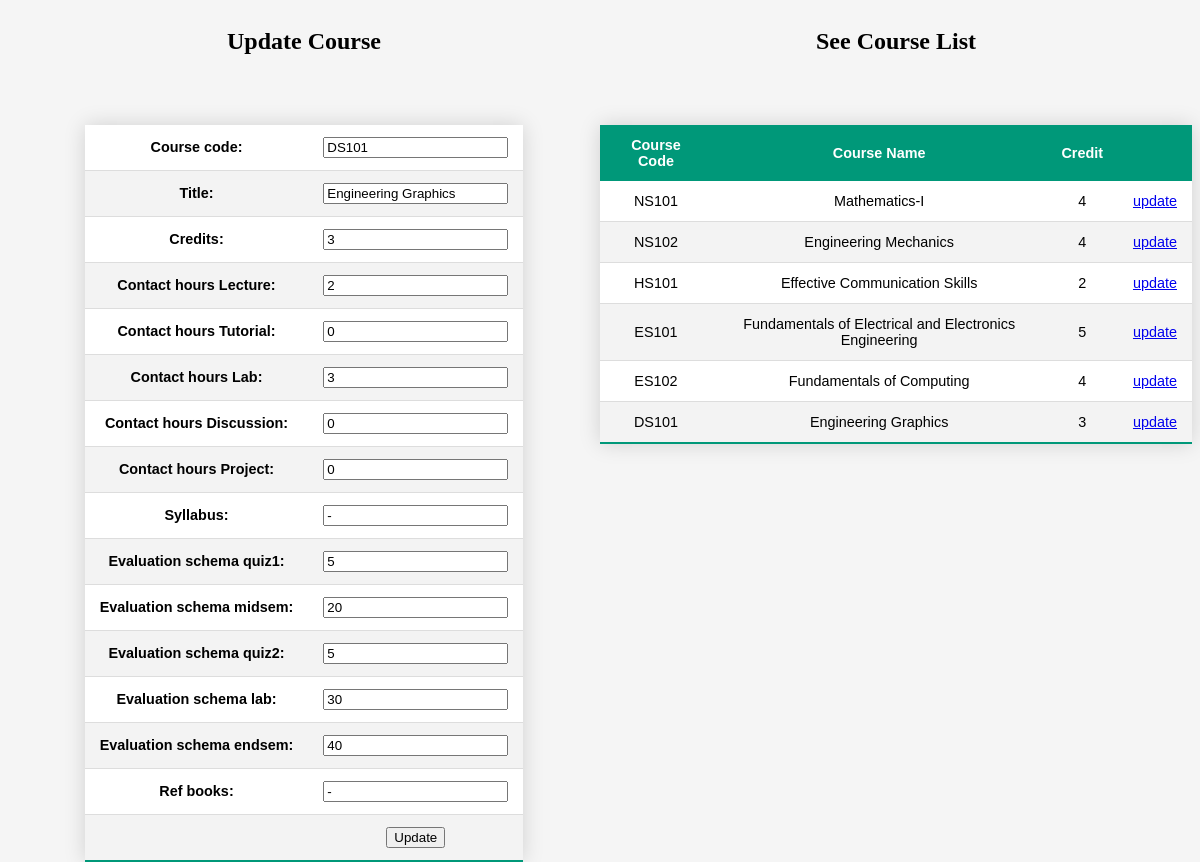
The page /update_course/6 on the database its author committed.
### program_and_curriculum_management/models.py (models this page shows, shortened)
class Courses(models.Model):
    course_code = models.CharField(max_length=10)
    title = models.CharField(max_length=100)
    credits = models.IntegerField(default=0)
    contact_hours_Lecture = models.IntegerField(default=0)
    contact_hours_Tutorial = models.IntegerField(default=0)
    contact_hours_Lab = models.IntegerField(default=0)
    contact_hours_Discussion = models.IntegerField(default=0)
    contact_hours_Project = models.IntegerField(default=0)
    syllabus = models.CharField(max_length=5000)
    evaluation_schema_quiz1 = models.IntegerField(default=0)
    evaluation_schema_midsem = models.IntegerField(default=0)
    evaluation_schema_quiz2 = models.IntegerField(default=0)
    evaluation_schema_lab = models.IntegerField(default=0)
    evaluation_schema_endsem = models.IntegerField(default=0)
    ref_books = models.CharField(max_length=2000)

### program_and_curriculum_management/views.py (the view)
# urls.py: path('update_course/<cour_id>',views.update_course, name='update_course')
def update_course(request,cour_id=0):
    cour = Courses.objects.all()
    cour1 = Courses.objects.get(id=cour_id)
    form = CoursesForm(instance=cour1)
    if request.method == 'POST':
        form = CoursesForm(request.POST, instance=cour1)
        if form.is_valid():
            form.save()
    return render(request,'update_course.html',{'cour':cour, 'form':form})

### program_and_curriculum_management/forms.py
class CoursesForm(ModelForm):
    class Meta:
        model = Courses
        fields = "__all__"

### templates/update_course.html (shortened to what this page needs)
<!DOCTYPE html>
<html>
<head>
    <link rel='stylesheet' type='text/css' media='screen' href='/static/style.css'>
</head>
<body>
    <section>
        <div class="leftside">
            <h2>Update Course</h2>
            <table class="styled-table">
                <form actions="/add_programme" method="POST">
                <tbody>
                    {{ form }}
                    <td></td>
                    <td><input type="Submit" name="Submit" value="Update"></td>
                </tbody>
                </form>
            </table>
        </div>
        <div class="rightside">
            <h2>See Course List</h2>
            <table class="styled-table">
                <thead>
                    <tr>
                        <th>Course Code</th>
                        <th>Course Name</th>
                        <th>Credit</th>
                        <th></th>
                    </tr>
                </thead>
                <tbody>
                    {% for cr in cour %}
                    <tr>
                        <td>{{ cr.course_code }}</td>
                        <td>{{ cr.title }}</td>
                        <td>{{ cr.credits }}</td>
                        <td><a href="{% url 'update_course' cr.id %}">update</a></td>
                    </tr>
                    {% endfor %}
                </tbody>
            </table>
        </div>
    </section>
</body>
</html>

### static/style.css (style rules this page uses)
body { background: whitesmoke; display: block; margin: 8px; }
section { display:flex; }
.leftside { width:55%; height:300px; text-align:center; }
.rightside { width:55%; height:300px; text-align:center; }
.styled-table { border-collapse: collapse; margin: 25px 25px 25px; margin-left: auto; margin-right: auto; margin-top :70px; font-size: 0.9em; font-family: sans-serif; min-width: 400px; box-shadow: 0 0 20px rgba(0, 0, 0, 0.15); }
.styled-table thead tr, .styled-table thead th { background-color: #009879; color: #ffffff; text-align: center; }
.styled-table th, .styled-table td { padding: 12px 15px; }
.styled-table tbody tr { border-bottom: 1px solid #dddddd; }
.styled-table tbody tr:nth-of-type(even) { background-color: #f3f3f3; }
.styled-table tbody tr:nth-of-type(odd) { background-color: white; }
.styled-table tbody tr:last-of-type { border-bottom: 2px solid #009879; }

### rows shown on the page
Courses: course_code "DS101", title "Engineering Graphics", credits "3", contact_hours_Lecture "2", contact_hours_Tutorial "0", contact_hours_Lab "3", contact_hours_Discussion "0", contact_hours_Project "0", syllabus "-", evaluation_schema_quiz1 "5", evaluation_schema_midsem "20", evaluation_schema_quiz2 "5", evaluation_schema_lab "30", evaluation_schema_endsem "40", ref_books "-"
Courses: course_code "NS101", title "Mathematics-I", credits "4"
Courses: course_code "NS102", title "Engineering Mechanics", credits "4"
Courses: course_code "HS101", title "Effective Communication Skills", credits "2"
Courses: course_code "ES101", title "Fundamentals of Electrical and Electronics Engineering", credits "5"
Courses: course_code "ES102", title "Fundamentals of Computing", credits "4"
